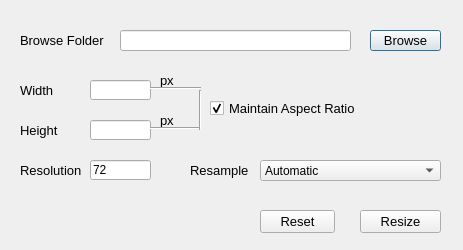
<?xml version="1.0" encoding="UTF-8"?>
<ui version="4.0">
 <class>Dialog</class>
 <widget class="QDialog" name="Dialog">
  <property name="geometry">
   <rect>
    <x>0</x>
    <y>0</y>
    <width>463</width>
    <height>250</height>
   </rect>
  </property>
  <property name="focusPolicy">
   <enum>Qt::NoFocus</enum>
  </property>
  <property name="windowTitle">
   <string>Photoshop Bulk Image Resizer</string>
  </property>
  <widget class="QPushButton" name="browse_btn">
   <property name="geometry">
    <rect>
     <x>370</x>
     <y>30</y>
     <width>71</width>
     <height>21</height>
    </rect>
   </property>
   <property name="font">
    <font>
     <pointsize>10</pointsize>
    </font>
   </property>
   <property name="text">
    <string>Browse</string>
   </property>
  </widget>
  <widget class="QLineEdit" name="browse_text">
   <property name="geometry">
    <rect>
     <x>120</x>
     <y>30</y>
     <width>231</width>
     <height>21</height>
    </rect>
   </property>
  </widget>
  <widget class="QLabel" name="browse_label">
   <property name="geometry">
    <rect>
     <x>20</x>
     <y>30</y>
     <width>91</width>
     <height>21</height>
    </rect>
   </property>
   <property name="font">
    <font>
     <pointsize>10</pointsize>
    </font>
   </property>
   <property name="text">
    <string>Browse Folder</string>
   </property>
  </widget>
  <widget class="QPushButton" name="resize_btn">
   <property name="geometry">
    <rect>
     <x>360</x>
     <y>210</y>
     <width>81</width>
     <height>23</height>
    </rect>
   </property>
   <property name="font">
    <font>
     <pointsize>10</pointsize>
    </font>
   </property>
   <property name="text">
    <string>Resize</string>
   </property>
  </widget>
  <widget class="QPushButton" name="reset_btn">
   <property name="geometry">
    <rect>
     <x>260</x>
     <y>210</y>
     <width>75</width>
     <height>23</height>
    </rect>
   </property>
   <property name="font">
    <font>
     <pointsize>10</pointsize>
    </font>
   </property>
   <property name="text">
    <string>Reset</string>
   </property>
  </widget>
  <widget class="QLineEdit" name="width_text">
   <property name="geometry">
    <rect>
     <x>90</x>
     <y>80</y>
     <width>61</width>
     <height>20</height>
    </rect>
   </property>
  </widget>
  <widget class="QLabel" name="width_label">
   <property name="geometry">
    <rect>
     <x>20</x>
     <y>80</y>
     <width>51</width>
     <height>21</height>
    </rect>
   </property>
   <property name="font">
    <font>
     <pointsize>10</pointsize>
    </font>
   </property>
   <property name="text">
    <string>Width</string>
   </property>
  </widget>
  <widget class="QLineEdit" name="height_text">
   <property name="geometry">
    <rect>
     <x>90</x>
     <y>120</y>
     <width>61</width>
     <height>20</height>
    </rect>
   </property>
  </widget>
  <widget class="QLabel" name="height_label">
   <property name="geometry">
    <rect>
     <x>20</x>
     <y>120</y>
     <width>51</width>
     <height>21</height>
    </rect>
   </property>
   <property name="font">
    <font>
     <pointsize>10</pointsize>
    </font>
   </property>
   <property name="text">
    <string>Height</string>
   </property>
  </widget>
  <widget class="QLabel" name="px_label_width">
   <property name="geometry">
    <rect>
     <x>160</x>
     <y>70</y>
     <width>21</width>
     <height>21</height>
    </rect>
   </property>
   <property name="font">
    <font>
     <pointsize>10</pointsize>
    </font>
   </property>
   <property name="text">
    <string>px</string>
   </property>
  </widget>
  <widget class="QLabel" name="px_label_height">
   <property name="geometry">
    <rect>
     <x>160</x>
     <y>110</y>
     <width>21</width>
     <height>21</height>
    </rect>
   </property>
   <property name="font">
    <font>
     <pointsize>10</pointsize>
    </font>
   </property>
   <property name="text">
    <string>px</string>
   </property>
  </widget>
  <widget class="QCheckBox" name="aspect_ratio_checkbox">
   <property name="geometry">
    <rect>
     <x>210</x>
     <y>100</y>
     <width>151</width>
     <height>17</height>
    </rect>
   </property>
   <property name="font">
    <font>
     <pointsize>10</pointsize>
    </font>
   </property>
   <property name="text">
    <string>Maintain Aspect Ratio</string>
   </property>
   <property name="checked">
    <bool>true</bool>
   </property>
  </widget>
  <widget class="Line" name="line">
   <property name="geometry">
    <rect>
     <x>150</x>
     <y>80</y>
     <width>51</width>
     <height>16</height>
    </rect>
   </property>
   <property name="orientation">
    <enum>Qt::Horizontal</enum>
   </property>
  </widget>
  <widget class="Line" name="line_2">
   <property name="geometry">
    <rect>
     <x>150</x>
     <y>120</y>
     <width>51</width>
     <height>16</height>
    </rect>
   </property>
   <property name="orientation">
    <enum>Qt::Horizontal</enum>
   </property>
  </widget>
  <widget class="Line" name="line_3">
   <property name="geometry">
    <rect>
     <x>190</x>
     <y>90</y>
     <width>20</width>
     <height>40</height>
    </rect>
   </property>
   <property name="orientation">
    <enum>Qt::Vertical</enum>
   </property>
  </widget>
  <widget class="QComboBox" name="resample_combobox">
   <property name="geometry">
    <rect>
     <x>260</x>
     <y>160</y>
     <width>181</width>
     <height>21</height>
    </rect>
   </property>
   <property name="font">
    <font>
     <pointsize>9</pointsize>
    </font>
   </property>
   <item>
    <property name="text">
     <string>Automatic</string>
    </property>
   </item>
   <item>
    <property name="text">
     <string>Preserve Details (Enlargement)</string>
    </property>
   </item>
   <item>
    <property name="text">
     <string>Preserve Details (2.0)</string>
    </property>
   </item>
   <item>
    <property name="text">
     <string>Bicubic Smoother (Enlargement)</string>
    </property>
   </item>
   <item>
    <property name="text">
     <string>Bicubic Shaper (Reduction)</string>
    </property>
   </item>
   <item>
    <property name="text">
     <string>Bicubic (Smooth Gradients)</string>
    </property>
   </item>
   <item>
    <property name="text">
     <string>Nearest Neighbour (Hard Edges)</string>
    </property>
   </item>
   <item>
    <property name="text">
     <string>Bi-linear</string>
    </property>
   </item>
  </widget>
  <widget class="QLabel" name="resample_label">
   <property name="geometry">
    <rect>
     <x>190</x>
     <y>160</y>
     <width>61</width>
     <height>20</height>
    </rect>
   </property>
   <property name="font">
    <font>
     <pointsize>10</pointsize>
    </font>
   </property>
   <property name="text">
    <string>Resample</string>
   </property>
  </widget>
  <widget class="QLabel" name="resolution_label">
   <property name="geometry">
    <rect>
     <x>20</x>
     <y>160</y>
     <width>61</width>
     <height>20</height>
    </rect>
   </property>
   <property name="font">
    <font>
     <pointsize>10</pointsize>
    </font>
   </property>
   <property name="text">
    <string>Resolution</string>
   </property>
  </widget>
  <widget class="QLineEdit" name="resolution_text">
   <property name="geometry">
    <rect>
     <x>90</x>
     <y>160</y>
     <width>61</width>
     <height>20</height>
    </rect>
   </property>
   <property name="text">
    <string>72</string>
   </property>
  </widget>
 </widget>
 <resources/>
 <connections/>
</ui>
